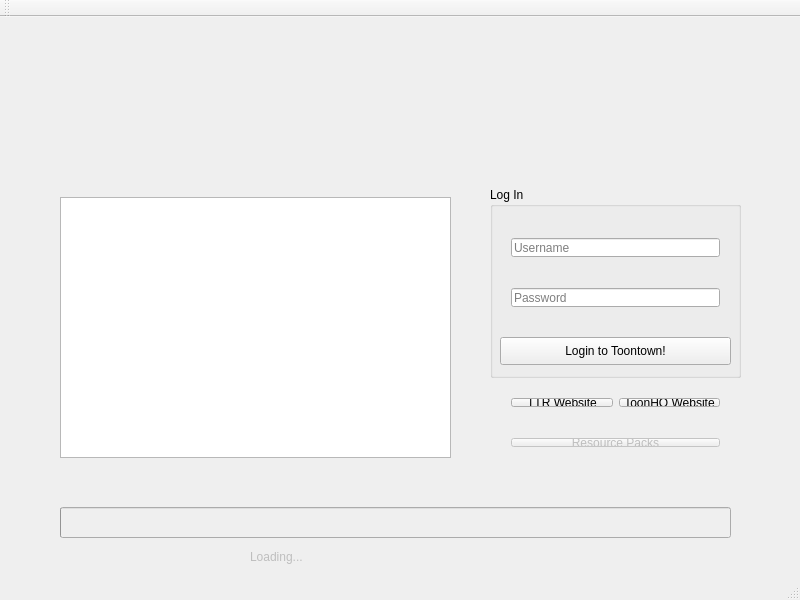
<?xml version="1.0" encoding="UTF-8"?>
<ui version="4.0">
 <class>MainWindow</class>
 <widget class="QMainWindow" name="MainWindow">
  <property name="geometry">
   <rect>
    <x>0</x>
    <y>0</y>
    <width>800</width>
    <height>600</height>
   </rect>
  </property>
  <property name="windowTitle">
   <string>Yet Another TTR Launcher</string>
  </property>
  <widget class="QWidget" name="centralWidget">
   <widget class="QGroupBox" name="login_box">
    <property name="geometry">
     <rect>
      <x>490</x>
      <y>170</y>
      <width>251</width>
      <height>191</height>
     </rect>
    </property>
    <property name="title">
     <string>Log In</string>
    </property>
    <widget class="QWidget" name="horizontalLayoutWidget">
     <property name="geometry">
      <rect>
       <x>10</x>
       <y>40</y>
       <width>231</width>
       <height>41</height>
      </rect>
     </property>
     <layout class="QHBoxLayout" name="horizontalLayout">
      <item>
       <widget class="QLineEdit" name="username_input">
        <property name="text">
         <string/>
        </property>
        <property name="placeholderText">
         <string>Username</string>
        </property>
       </widget>
      </item>
     </layout>
    </widget>
    <widget class="QWidget" name="horizontalLayoutWidget_2">
     <property name="geometry">
      <rect>
       <x>10</x>
       <y>90</y>
       <width>231</width>
       <height>41</height>
      </rect>
     </property>
     <layout class="QHBoxLayout" name="horizontalLayout_2">
      <item>
       <widget class="QLineEdit" name="password_input">
        <property name="text">
         <string/>
        </property>
        <property name="echoMode">
         <enum>QLineEdit::Password</enum>
        </property>
        <property name="placeholderText">
         <string>Password</string>
        </property>
       </widget>
      </item>
     </layout>
    </widget>
    <widget class="QPushButton" name="login_button">
     <property name="geometry">
      <rect>
       <x>10</x>
       <y>150</y>
       <width>231</width>
       <height>28</height>
      </rect>
     </property>
     <property name="text">
      <string>Login to Toontown!</string>
     </property>
    </widget>
   </widget>
   <widget class="QTextBrowser" name="textBrowser">
    <property name="geometry">
     <rect>
      <x>60</x>
      <y>180</y>
      <width>391</width>
      <height>261</height>
     </rect>
    </property>
   </widget>
   <widget class="QWidget" name="horizontalLayoutWidget_3">
    <property name="geometry">
     <rect>
      <x>500</x>
      <y>370</y>
      <width>231</width>
      <height>31</height>
     </rect>
    </property>
    <layout class="QHBoxLayout" name="horizontalLayout_3">
     <item>
      <widget class="QPushButton" name="ttr_website_button">
       <property name="text">
        <string>TTR Website</string>
       </property>
      </widget>
     </item>
     <item>
      <widget class="QPushButton" name="toonhq_website_button">
       <property name="text">
        <string>ToonHQ Website</string>
       </property>
      </widget>
     </item>
    </layout>
   </widget>
   <widget class="QProgressBar" name="download_bar">
    <property name="enabled">
     <bool>false</bool>
    </property>
    <property name="geometry">
     <rect>
      <x>60</x>
      <y>490</y>
      <width>671</width>
      <height>31</height>
     </rect>
    </property>
    <property name="value">
     <number>0</number>
    </property>
    <property name="textVisible">
     <bool>false</bool>
    </property>
   </widget>
   <widget class="QLabel" name="download_label">
    <property name="enabled">
     <bool>false</bool>
    </property>
    <property name="geometry">
     <rect>
      <x>250</x>
      <y>530</y>
      <width>291</width>
      <height>20</height>
     </rect>
    </property>
    <property name="text">
     <string>Loading...</string>
    </property>
   </widget>
   <widget class="QWidget" name="verticalLayoutWidget">
    <property name="geometry">
     <rect>
      <x>500</x>
      <y>410</y>
      <width>231</width>
      <height>31</height>
     </rect>
    </property>
    <layout class="QVBoxLayout" name="verticalLayout">
     <item>
      <widget class="QPushButton" name="resourcepacks_button">
       <property name="enabled">
        <bool>false</bool>
       </property>
       <property name="text">
        <string>Resource Packs</string>
       </property>
      </widget>
     </item>
    </layout>
   </widget>
   <widget class="QLabel" name="logo">
    <property name="geometry">
     <rect>
      <x>250</x>
      <y>10</y>
      <width>300</width>
      <height>150</height>
     </rect>
    </property>
    <property name="maximumSize">
     <size>
      <width>16777215</width>
      <height>501</height>
     </size>
    </property>
    <property name="text">
     <string>&lt;html&gt;&lt;head/&gt;&lt;body&gt;&lt;p&gt;&lt;img src=&quot;:/assets/assets/ttr_logo.png&quot;/&gt;&lt;/p&gt;&lt;/body&gt;&lt;/html&gt;</string>
    </property>
   </widget>
   <widget class="QLabel" name="login_status_label">
    <property name="geometry">
     <rect>
      <x>500</x>
      <y>130</y>
      <width>240</width>
      <height>35</height>
     </rect>
    </property>
    <property name="minimumSize">
     <size>
      <width>240</width>
      <height>35</height>
     </size>
    </property>
    <property name="maximumSize">
     <size>
      <width>240</width>
      <height>16777215</height>
     </size>
    </property>
    <property name="text">
     <string/>
    </property>
   </widget>
  </widget>
  <widget class="QToolBar" name="mainToolBar">
   <attribute name="toolBarArea">
    <enum>TopToolBarArea</enum>
   </attribute>
   <attribute name="toolBarBreak">
    <bool>false</bool>
   </attribute>
  </widget>
  <widget class="QStatusBar" name="statusBar"/>
 </widget>
 <layoutdefault spacing="6" margin="11"/>
 <resources/>
 <connections/>
</ui>
